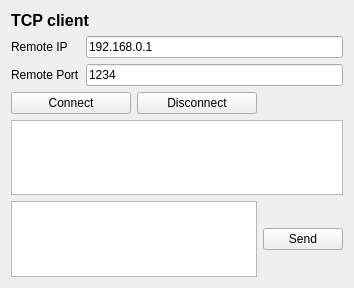
<?xml version="1.0" encoding="UTF-8"?>
<ui version="4.0">
 <class>Tcpclient</class>
 <widget class="QWidget" name="Tcpclient">
  <property name="geometry">
   <rect>
    <x>0</x>
    <y>0</y>
    <width>354</width>
    <height>288</height>
   </rect>
  </property>
  <property name="windowTitle">
   <string>Form</string>
  </property>
  <layout class="QGridLayout" name="gridLayout">
   <item row="0" column="0">
    <widget class="QLabel" name="label">
     <property name="text">
      <string>&lt;html&gt;&lt;head/&gt;&lt;body&gt;&lt;p&gt;&lt;span style=&quot; font-size:12pt; font-weight:600;&quot;&gt;TCP client&lt;/span&gt;&lt;/p&gt;&lt;/body&gt;&lt;/html&gt;</string>
     </property>
    </widget>
   </item>
   <item row="1" column="0" colspan="2">
    <layout class="QFormLayout" name="formLayout">
     <item row="0" column="0">
      <widget class="QLabel" name="label_ip">
       <property name="text">
        <string>Remote IP</string>
       </property>
      </widget>
     </item>
     <item row="0" column="1">
      <widget class="QLineEdit" name="lineEdit_ip">
       <property name="text">
        <string>192.168.0.1</string>
       </property>
      </widget>
     </item>
     <item row="1" column="0">
      <widget class="QLabel" name="label_port">
       <property name="text">
        <string>Remote Port</string>
       </property>
      </widget>
     </item>
     <item row="1" column="1">
      <widget class="QLineEdit" name="lineEdit_port">
       <property name="text">
        <string>1234</string>
       </property>
      </widget>
     </item>
    </layout>
   </item>
   <item row="2" column="0">
    <layout class="QHBoxLayout" name="horizontalLayout">
     <item>
      <widget class="QPushButton" name="pushButton_connect">
       <property name="text">
        <string>Connect</string>
       </property>
      </widget>
     </item>
     <item>
      <widget class="QPushButton" name="pushButton_disconnect">
       <property name="text">
        <string>Disconnect</string>
       </property>
      </widget>
     </item>
    </layout>
   </item>
   <item row="3" column="0" colspan="2">
    <widget class="QTextBrowser" name="textBrowser_rx"/>
   </item>
   <item row="4" column="0">
    <widget class="QTextBrowser" name="textBrowser_tx"/>
   </item>
   <item row="4" column="1">
    <widget class="QPushButton" name="pushButton_send">
     <property name="text">
      <string>Send</string>
     </property>
    </widget>
   </item>
  </layout>
 </widget>
 <resources/>
 <connections/>
</ui>
